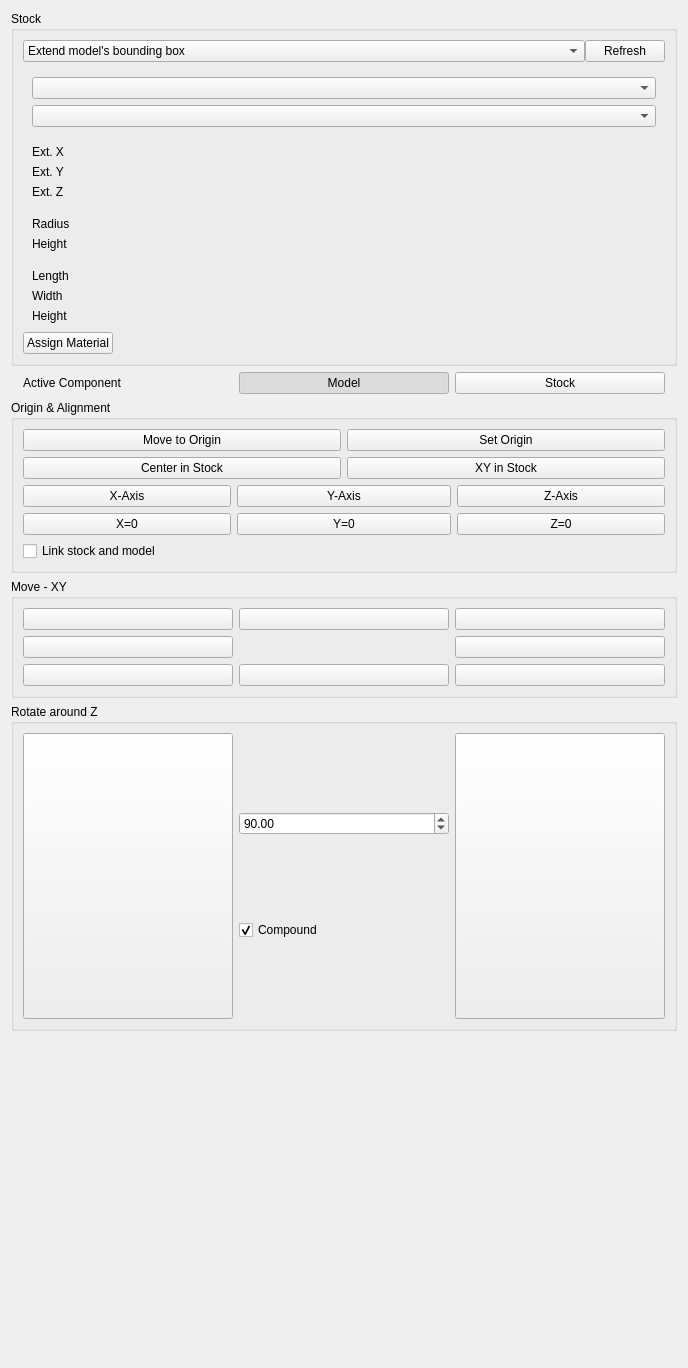
      <widget class="QWidget" name="page_3">
       <property name="geometry">
        <rect>
         <x>0</x>
         <y>0</y>
         <width>688</width>
         <height>1368</height>
        </rect>
       </property>
       <attribute name="label">
        <string>Layout</string>
       </attribute>
       <layout class="QVBoxLayout" name="verticalLayout_9">
        <item>
         <widget class="QGroupBox" name="stockGroup">
          <property name="title">
           <string>Stock</string>
          </property>
          <layout class="QVBoxLayout" name="verticalLayout_5">
           <property name="spacing">
            <number>0</number>
           </property>
           <item>
            <layout class="QHBoxLayout" name="horizontalLayout_5">
             <item>
              <widget class="QComboBox" name="stock">
               <property name="sizePolicy">
                <sizepolicy hsizetype="MinimumExpanding" vsizetype="Fixed">
                 <horstretch>0</horstretch>
                 <verstretch>0</verstretch>
                </sizepolicy>
               </property>
               <property name="toolTip">
                <string>Sets the stock creation method: box (explicit dimensions), cylinder, bounding box extension of the model (default), or an existing solid from the document.</string>
               </property>
               <property name="currentIndex">
                <number>2</number>
               </property>
               <item>
                <property name="text">
                 <string>Create box</string>
                </property>
               </item>
               <item>
                <property name="text">
                 <string>Create cylinder</string>
                </property>
               </item>
               <item>
                <property name="text">
                 <string>Extend model's bounding box</string>
                </property>
               </item>
               <item>
                <property name="text">
                 <string>Use existing solid</string>
                </property>
               </item>
              </widget>
             </item>
             <item>
              <widget class="QPushButton" name="refreshStock">
               <property name="text">
                <string>Refresh</string>
               </property>
               <property name="toolTip">
                <string>Recreates the stock from the current settings. Useful after changing the model bounding box or stock parameters.</string>
               </property>
              </widget>
             </item>
            </layout>
           </item>
           <item>
            <spacer name="horizontalSpacer">
             <property name="orientation">
              <enum>Qt::Horizontal</enum>
             </property>
             <property name="sizeHint" stdset="0">
              <size>
               <width>40</width>
               <height>6</height>
              </size>
             </property>
            </spacer>
           </item>
           <item>
            <widget class="QFrame" name="stockFromExisting">
             <layout class="QGridLayout" name="gridLayout_8">
              <item row="0" column="1">
               <widget class="QComboBox" name="stockExisting"/>
              </item>
              <item row="1" column="1">
               <widget class="QComboBox" name="comboBox"/>
              </item>
             </layout>
            </widget>
           </item>
           <item>
            <widget class="QFrame" name="stockFromBase">
             <layout class="QGridLayout" name="gridLayout_9">
              <property name="columnStretch">
               <string notr="true">0,0,1,1</string>
              </property>
              <item row="0" column="1">
               <widget class="QLabel" name="stockExtXLabel">
                <property name="text">
                 <string>Ext. X</string>
                </property>
               </widget>
              </item>
              <item row="0" column="2">
               <widget class="Gui::QuantitySpinBox" name="stockExtXneg">
                <property name="sizePolicy">
                 <sizepolicy hsizetype="Expanding" vsizetype="Fixed">
                  <horstretch>0</horstretch>
                  <verstretch>0</verstretch>
                 </sizepolicy>
                </property>
               </widget>
              </item>
              <item row="0" column="3">
               <widget class="Gui::QuantitySpinBox" name="stockExtXpos">
                <property name="sizePolicy">
                 <sizepolicy hsizetype="Expanding" vsizetype="Fixed">
                  <horstretch>0</horstretch>
                  <verstretch>0</verstretch>
                 </sizepolicy>
                </property>
               </widget>
              </item>
              <item row="1" column="1">
               <widget class="QLabel" name="stockExtYLabel">
                <property name="text">
                 <string>Ext. Y</string>
                </property>
               </widget>
              </item>
              <item row="1" column="2">
               <widget class="Gui::QuantitySpinBox" name="stockExtYneg">
                <property name="sizePolicy">
                 <sizepolicy hsizetype="Expanding" vsizetype="Fixed">
                  <horstretch>0</horstretch>
                  <verstretch>0</verstretch>
                 </sizepolicy>
                </property>
               </widget>
              </item>
              <item row="1" column="3">
               <widget class="Gui::QuantitySpinBox" name="stockExtYpos">
                <property name="sizePolicy">
                 <sizepolicy hsizetype="Expanding" vsizetype="Fixed">
                  <horstretch>0</horstretch>
                  <verstretch>0</verstretch>
                 </sizepolicy>
                </property>
               </widget>
              </item>
              <item row="2" column="1">
               <widget class="QLabel" name="stockExtZLabel">
                <property name="text">
                 <string>Ext. Z</string>
                </property>
               </widget>
              </item>
              <item row="2" column="2">
               <widget class="Gui::QuantitySpinBox" name="stockExtZneg">
                <property name="sizePolicy">
                 <sizepolicy hsizetype="Expanding" vsizetype="Fixed">
                  <horstretch>0</horstretch>
                  <verstretch>0</verstretch>
                 </sizepolicy>
                </property>
               </widget>
              </item>
              <item row="2" column="3">
               <widget class="Gui::QuantitySpinBox" name="stockExtZpos">
                <property name="sizePolicy">
                 <sizepolicy hsizetype="Expanding" vsizetype="Fixed">
                  <horstretch>0</horstretch>
                  <verstretch>0</verstretch>
                 </sizepolicy>
                </property>
               </widget>
              </item>
             </layout>
            </widget>
           </item>
           <item>
            <widget class="QFrame" name="stockCreateCylinder">
             <layout class="QGridLayout" name="gridLayout_10">
              <item row="0" column="1">
               <widget class="QLabel" name="stockCylinderRadiusLabel">
                <property name="text">
                 <string>Radius</string>
                </property>
               </widget>
              </item>
              <item row="0" column="2">
               <widget class="Gui::QuantitySpinBox" name="stockCylinderRadius"/>
              </item>
              <item row="1" column="1">
               <widget class="QLabel" name="stockCylinderHeightLabel">
                <property name="text">
                 <string>Height</string>
                </property>
               </widget>
              </item>
              <item row="1" column="2">
               <widget class="Gui::QuantitySpinBox" name="stockCylinderHeight"/>
              </item>
             </layout>
            </widget>
           </item>
           <item>
            <widget class="QFrame" name="stockCreateBox">
             <layout class="QGridLayout" name="gridLayout_11">
              <item row="0" column="1">
               <widget class="QLabel" name="stockBoxLengthLabel">
                <property name="text">
                 <string>Length</string>
                </property>
               </widget>
              </item>
              <item row="0" column="2">
               <widget class="Gui::QuantitySpinBox" name="stockBoxLength"/>
              </item>
              <item row="1" column="1">
               <widget class="QLabel" name="stockBoxWidthLabel">
                <property name="text">
                 <string>Width</string>
                </property>
               </widget>
              </item>
              <item row="1" column="2">
               <widget class="Gui::QuantitySpinBox" name="stockBoxWidth"/>
              </item>
              <item row="2" column="1">
               <widget class="QLabel" name="stockBoxHeightLabel">
                <property name="text">
                 <string>Height</string>
                </property>
               </widget>
              </item>
              <item row="2" column="2">
               <widget class="Gui::QuantitySpinBox" name="stockBoxHeight"/>
              </item>
             </layout>
            </widget>
           </item>
           <item>
            <layout class="QHBoxLayout" name="materialRowLayout">
             <item>
              <widget class="QPushButton" name="btnMaterial">
               <property name="sizePolicy">
                <sizepolicy hsizetype="Fixed" vsizetype="Fixed">
                 <horstretch>0</horstretch>
                 <verstretch>0</verstretch>
                </sizepolicy>
               </property>
               <property name="toolTip">
                <string>Assign stock material</string>
               </property>
               <property name="text">
                <string>Assign Material</string>
               </property>
               <property name="icon">
                <iconset resource="../../../../Material/Gui/Resources/Material.qrc">
                 <normaloff>:/icons/MaterialWorkbench.svg</normaloff>:/icons/MaterialWorkbench.svg</iconset>
               </property>
              </widget>
             </item>
             <item>
              <spacer name="materialSpacer">
               <property name="orientation">
                <enum>Qt::Horizontal</enum>
               </property>
               <property name="sizeHint" stdset="0">
                <size>
                 <width>16</width>
                 <height>20</height>
                </size>
               </property>
              </spacer>
             </item>
             <item>
              <widget class="QLabel" name="materialLabel">
               <property name="sizePolicy">
                <sizepolicy hsizetype="Expanding" vsizetype="Preferred">
                 <horstretch>1</horstretch>
                 <verstretch>0</verstretch>
                </sizepolicy>
               </property>
               <property name="toolTip">
                <string>Stock material currently assigned. Click the material button to change.</string>
               </property>
               <property name="text">
                <string/>
               </property>
               <property name="textInteractionFlags">
                <set>Qt::TextSelectableByMouse</set>
               </property>
              </widget>
             </item>
            </layout>
           </item>
          </layout>
         </widget>
        </item>
        <item>
          <layout class="QGridLayout" name="gridLayout_2">
            <property name="leftMargin">
              <number>12</number>
            </property>
            <property name="topMargin">
              <number>0</number>
            </property>
            <property name="rightMargin">
              <number>12</number>
            </property>
            <item row="0" column="0" colspan="2">
              <layout class="QHBoxLayout" name="chooseRefLayout">
                <item>
                <widget class="QLabel" name="pickTargetLabel">
                  <property name="text">
                  <string>Active Component</string>
                  </property>
                </widget>
                </item>
                <item>
                <widget class="QPushButton" name="pickTargetModel">
                  <property name="text">
                  <string>Model</string>
                  </property>
                  <property name="toolTip">
                  <string>Set selection target to Model (default): origin/axis picks target the Model object.</string>
                  </property>
                  <property name="icon">
                  <iconset resource="../Path.qrc">
                    <normaloff>:/icons/model.svg</normaloff>:/icons/model.svg</iconset>
                  </property>
                  <property name="checkable">
                  <bool>true</bool>
                  </property>
                  <property name="checked">
                  <bool>true</bool>
                  </property>
                </widget>
                </item>
                <item>
                <widget class="QPushButton" name="pickTargetStock">
                  <property name="text">
                  <string>Stock</string>
                  </property>
                  <property name="toolTip">
                  <string>Set selection target to Stock: origin/axis picks target the Stock object.</string>
                  </property>
                  <property name="icon">
                  <iconset resource="../Path.qrc">
                    <normaloff>:/icons/stock.svg</normaloff>:/icons/stock.svg</iconset>
                  </property>
                  <property name="checkable">
                  <bool>true</bool>
                  </property>
                </widget>
                </item>
              </layout>
            </item>
          </layout>
        </item>
        <item>
         <widget class="QGroupBox" name="modelAlignGroup">
          <property name="title">
           <string>Origin &amp;&amp; Alignment</string>
          </property>
          <layout class="QGridLayout" name="gridLayout_2">
           <item row="0" column="0" colspan="3">
            <widget class="QPushButton" name="moveToOrigin">
             <property name="text">
              <string>Move to Origin</string>
             </property>
             <property name="icon">
              <iconset resource="../Path.qrc">
               <normaloff>:/icons/move-to-origin.svg</normaloff>:/icons/move-to-origin.svg</iconset>
             </property>
             <property name="iconSize">
              <size>
               <width>16</width>
               <height>16</height>
              </size>
             </property>
            </widget>
           </item>
           <item row="0" column="3" colspan="3">
            <widget class="QPushButton" name="setOrigin">
             <property name="text">
              <string>Set Origin</string>
             </property>
             <property name="toolTip">
              <string>Sets the model origin to a selected point, either a vertex or the center of the selected face. The picking button controls whether selection targets the stock or the model.</string>
             </property>
             <property name="icon">
              <iconset resource="../Path.qrc">
               <normaloff>:/icons/set-origin.svg</normaloff>:/icons/set-origin.svg</iconset>
             </property>
             <property name="iconSize">
              <size>
               <width>16</width>
               <height>16</height>
              </size>
             </property>
            </widget>
           </item>
           <item row="1" column="0" colspan="3">
            <widget class="QPushButton" name="centerInStock">
             <property name="text">
              <string>Center in Stock</string>
             </property>
             <property name="icon">
              <iconset resource="../Path.qrc">
               <normaloff>:/icons/center-in-stock.svg</normaloff>:/icons/center-in-stock.svg</iconset>
             </property>
             <property name="iconSize">
              <size>
               <width>16</width>
               <height>16</height>
              </size>
             </property>
            </widget>
           </item>
           <item row="1" column="3" colspan="3">
            <widget class="QPushButton" name="centerInStockXY">
             <property name="text">
              <string>XY in Stock</string>
             </property>
             <property name="icon">
              <iconset resource="../Path.qrc">
               <normaloff>:/icons/xy-in-stock.svg</normaloff>:/icons/xy-in-stock.svg</iconset>
             </property>
             <property name="iconSize">
              <size>
               <width>16</width>
               <height>16</height>
              </size>
             </property>
            </widget>
           </item>
           <item row="2" column="0" colspan="2">
            <widget class="QPushButton" name="modelSetXAxis">
             <property name="text">
              <string>X-Axis</string>
             </property>
             <property name="toolTip">
              <string>Rotates the model so a picked edge becomes the X-axis</string>
             </property>
             <property name="icon">
              <iconset resource="../Path.qrc">
               <normaloff>:/icons/origin-x.svg</normaloff>:/icons/origin-x.svg</iconset>
             </property>
             <property name="iconSize">
              <size>
               <width>16</width>
               <height>16</height>
              </size>
             </property>
            </widget>
           </item>
           <item row="2" column="2" colspan="2">
            <widget class="QPushButton" name="modelSetYAxis">
             <property name="text">
              <string>Y-Axis</string>
             </property>
             <property name="toolTip">
              <string>Rotates the model so a picked edge becomes the Y-axis</string>
             </property>
             <property name="icon">
              <iconset resource="../Path.qrc">
               <normaloff>:/icons/origin-y.svg</normaloff>:/icons/origin-y.svg</iconset>
             </property>
             <property name="iconSize">
              <size>
               <width>16</width>
               <height>16</height>
              </size>
             </property>
            </widget>
           </item>
           <item row="2" column="4" colspan="2">
            <widget class="QPushButton" name="modelSetZAxis">
             <property name="text">
              <string>Z-Axis</string>
             </property>
             <property name="toolTip">
              <string>Rotates the model so a picked edge becomes the Z-axis</string>
             </property>
             <property name="icon">
              <iconset resource="../Path.qrc">
               <normaloff>:/icons/origin-z.svg</normaloff>:/icons/origin-z.svg</iconset>
             </property>
             <property name="iconSize">
              <size>
               <width>16</width>
               <height>16</height>
              </size>
             </property>
            </widget>
           </item>
           <item row="3" column="0" colspan="2">
            <widget class="QPushButton" name="modelSetX0">
             <property name="text">
              <string>X=0</string>
             </property>
             <property name="toolTip">
              <string>Translates the model so the picked vertex has X = 0</string>
             </property>
            </widget>
           </item>
           <item row="3" column="2" colspan="2">
            <widget class="QPushButton" name="modelSetY0">
             <property name="text">
              <string>Y=0</string>
             </property>
             <property name="toolTip">
              <string>Translates the model so the picked vertex has Y = 0</string>
             </property>
            </widget>
           </item>
           <item row="3" column="4" colspan="2">
            <widget class="QPushButton" name="modelSetZ0">
             <property name="text">
              <string>Z=0</string>
             </property>
             <property name="toolTip">
              <string>Translates the model so the picked vertex has Z = 0</string>
             </property>
            </widget>
           </item>
           <item row="4" column="0" colspan="6">
            <widget class="QCheckBox" name="linkStockAndModel">
             <property name="text">
              <string>Link stock and model</string>
             </property>
             <property name="toolTip">
              <string>When checked, stock follows model translations and rotations performed in this dialog. When unchecked, stock can be positioned independently of the model.</string>
             </property>
            </widget>
           </item>
          </layout>
         </widget>
        </item>
        <item>
         <widget class="QGroupBox" name="modelMoveGroup">
          <property name="title">
           <string>Move - XY</string>
          </property>
          <layout class="QGridLayout" name="gridLayout_3">
           <item row="0" column="0">
            <widget class="QPushButton" name="modelMoveLeftUp">
             <property name="text">
              <string/>
             </property>
             <property name="icon">
              <iconset resource="../Path.qrc">
               <normaloff>:/icons/arrow-left-up.svg</normaloff>:/icons/arrow-left-up.svg</iconset>
             </property>
             <property name="iconSize">
              <size>
               <width>24</width>
               <height>24</height>
              </size>
             </property>
            </widget>
           </item>
           <item row="0" column="1">
            <widget class="QPushButton" name="modelMoveUp">
             <property name="text">
              <string/>
             </property>
             <property name="icon">
              <iconset resource="../Path.qrc">
               <normaloff>:/icons/arrow-up.svg</normaloff>:/icons/arrow-up.svg</iconset>
             </property>
             <property name="iconSize">
              <size>
               <width>24</width>
               <height>24</height>
              </size>
             </property>
            </widget>
           </item>
           <item row="0" column="2">
            <widget class="QPushButton" name="modelMoveRightUp">
             <property name="text">
              <string/>
             </property>
             <property name="icon">
              <iconset resource="../Path.qrc">
               <normaloff>:/icons/arrow-right-up.svg</normaloff>:/icons/arrow-right-up.svg</iconset>
             </property>
             <property name="iconSize">
              <size>
               <width>24</width>
               <height>24</height>
              </size>
             </property>
            </widget>
           </item>
           <item row="1" column="0">
            <widget class="QPushButton" name="modelMoveLeft">
             <property name="text">
              <string/>
             </property>
             <property name="icon">
              <iconset resource="../Path.qrc">
               <normaloff>:/icons/arrow-left.svg</normaloff>:/icons/arrow-left.svg</iconset>
             </property>
             <property name="iconSize">
              <size>
               <width>24</width>
               <height>24</height>
              </size>
             </property>
            </widget>
           </item>
           <item row="1" column="1">
            <widget class="Gui::QuantitySpinBox" name="modelMoveValue">
             <property name="toolTip">
              <string>Step distance for model move buttons (in document units)</string>
             </property>
            </widget>
           </item>
           <item row="1" column="2">
            <widget class="QPushButton" name="modelMoveRight">
             <property name="text">
              <string/>
             </property>
             <property name="icon">
              <iconset resource="../Path.qrc">
               <normaloff>:/icons/arrow-right.svg</normaloff>:/icons/arrow-right.svg</iconset>
             </property>
             <property name="iconSize">
              <size>
               <width>24</width>
               <height>24</height>
              </size>
             </property>
            </widget>
           </item>
           <item row="2" column="0">
            <widget class="QPushButton" name="modelMoveLeftDown">
             <property name="text">
              <string/>
             </property>
             <property name="icon">
              <iconset resource="../Path.qrc">
               <normaloff>:/icons/arrow-left-down.svg</normaloff>:/icons/arrow-left-down.svg</iconset>
             </property>
             <property name="iconSize">
              <size>
               <width>24</width>
               <height>24</height>
              </size>
             </property>
            </widget>
           </item>
           <item row="2" column="1">
            <widget class="QPushButton" name="modelMoveDown">
             <property name="text">
              <string/>
             </property>
             <property name="icon">
              <iconset resource="../Path.qrc">
               <normaloff>:/icons/arrow-down.svg</normaloff>:/icons/arrow-down.svg</iconset>
             </property>
             <property name="iconSize">
              <size>
               <width>24</width>
               <height>24</height>
              </size>
             </property>
            </widget>
           </item>
           <item row="2" column="2">
            <widget class="QPushButton" name="modelMoveRightDown">
             <property name="text">
              <string/>
             </property>
             <property name="icon">
              <iconset resource="../Path.qrc">
               <normaloff>:/icons/arrow-right-down.svg</normaloff>:/icons/arrow-right-down.svg</iconset>
             </property>
             <property name="iconSize">
              <size>
               <width>24</width>
               <height>24</height>
              </size>
             </property>
            </widget>
           </item>
          </layout>
         </widget>
        </item>
        <item>
         <widget class="QGroupBox" name="modelRotateGroup">
          <property name="title">
           <string>Rotate around Z</string>
          </property>
          <property name="toolTip">
           <string>Rotates the model about the Z-axis. When the compound checkbox is enabled, rotations stack cumulatively.</string>
          </property>
          <layout class="QGridLayout" name="gridLayout_6">
           <item row="0" column="0">
            <widget class="QPushButton" name="modelRotateLeft">
             <property name="sizePolicy">
              <sizepolicy hsizetype="Minimum" vsizetype="MinimumExpanding">
               <horstretch>0</horstretch>
               <verstretch>0</verstretch>
              </sizepolicy>
             </property>
             <property name="text">
              <string/>
             </property>
             <property name="icon">
              <iconset resource="../Path.qrc">
               <normaloff>:/icons/arrow-ccw.svg</normaloff>:/icons/arrow-ccw.svg</iconset>
             </property>
             <property name="iconSize">
              <size>
               <width>24</width>
               <height>24</height>
              </size>
             </property>
            </widget>
           </item>
           <item row="0" column="1">
            <layout class="QVBoxLayout" name="verticalLayout_18">
             <property name="leftMargin">
              <number>0</number>
             </property>
             <property name="topMargin">
              <number>0</number>
             </property>
             <property name="rightMargin">
              <number>0</number>
             </property>
             <property name="bottomMargin">
              <number>0</number>
             </property>
             <item>
              <widget class="QDoubleSpinBox" name="modelRotateValue">
               <property name="minimum">
                <double>-180.000000000000000</double>
               </property>
               <property name="maximum">
                <double>360.000000000000000</double>
               </property>
               <property name="value">
                <double>90.000000000000000</double>
               </property>
              </widget>
             </item>
             <item>
              <widget class="QCheckBox" name="modelRotateCompound">
               <property name="text">
                <string>Compound</string>
               </property>
               <property name="toolTip">
                <string>When checked, rotations stack: each press rotates by the value above relative to the current orientation. When unchecked, each press resets and rotates from the original orientation.</string>
               </property>
               <property name="checked">
                <bool>true</bool>
               </property>
              </widget>
             </item>
            </layout>
           </item>
           <item row="0" column="2">
            <widget class="QPushButton" name="modelRotateRight">
             <property name="sizePolicy">
              <sizepolicy hsizetype="Minimum" vsizetype="MinimumExpanding">
               <horstretch>0</horstretch>
               <verstretch>0</verstretch>
              </sizepolicy>
             </property>
             <property name="text">
              <string/>
             </property>
             <property name="icon">
              <iconset resource="../Path.qrc">
               <normaloff>:/icons/arrow-cw.svg</normaloff>:/icons/arrow-cw.svg</iconset>
             </property>
             <property name="iconSize">
              <size>
               <width>24</width>
               <height>24</height>
              </size>
             </property>
            </widget>
           </item>
          </layout>
         </widget>
        </item>
        <item>
         <spacer name="verticalSpacer_2">
          <property name="orientation">
           <enum>Qt::Vertical</enum>
          </property>
          <property name="sizeHint" stdset="0">
           <size>
            <width>20</width>
            <height>195</height>
           </size>
          </property>
         </spacer>
        </item>
       </layout>
      </widget>
